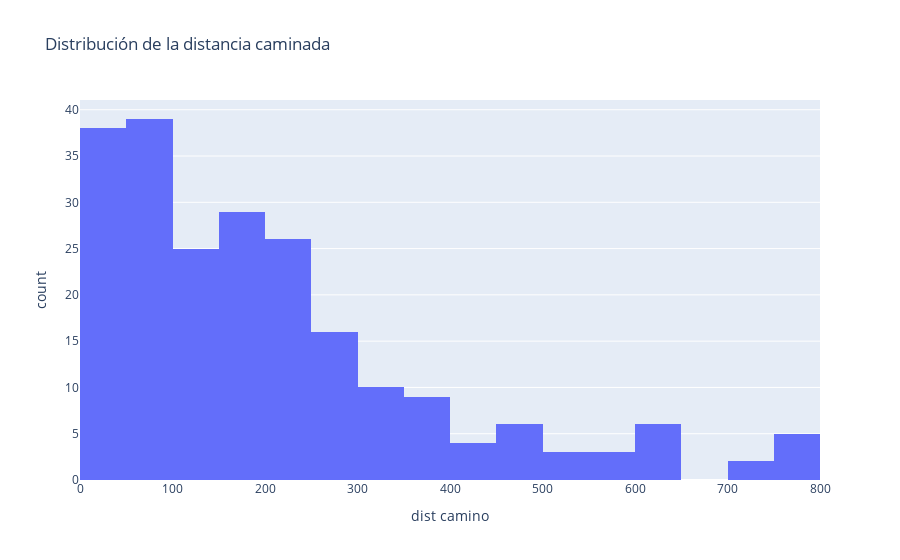

This figure's notebook cell:
### Code cell
fig = px.histogram(
    df, 
    x="dist camino",
    title="Distribución de la distancia caminada"
)
fig.show()

### Figure 1 — Plotly figure (JSON) as saved in the notebook; plotly's stock layout.template omitted (floating-point values rounded to 4 significant figures; data arrays with more than 128 entries replaced by an {"elided": "..."} marker saying what was removed)
{"data": [{"alignmentgroup": "True", "bingroup": "x", "hovertemplate": "dist camino=%{x}<br>count=%{y}<extra></extra>", "legendgroup": "", "marker": {"color": "#636efa", "pattern": {"shape": ""}}, "name": "", "offsetgroup": "", "orientation": "v", "showlegend": false, "type": "histogram", "x": {"elided": "319 float values"}, "xaxis": "x", "yaxis": "y"}], "layout": {"barmode": "relative", "legend": {"tracegroupgap": 0}, "title": {"text": "Distribución de la distancia caminada"}, "xaxis": {"anchor": "y", "domain": [0, 1], "title": {"text": "dist camino"}}, "yaxis": {"anchor": "x", "domain": [0, 1], "title": {"text": "count"}}}}
